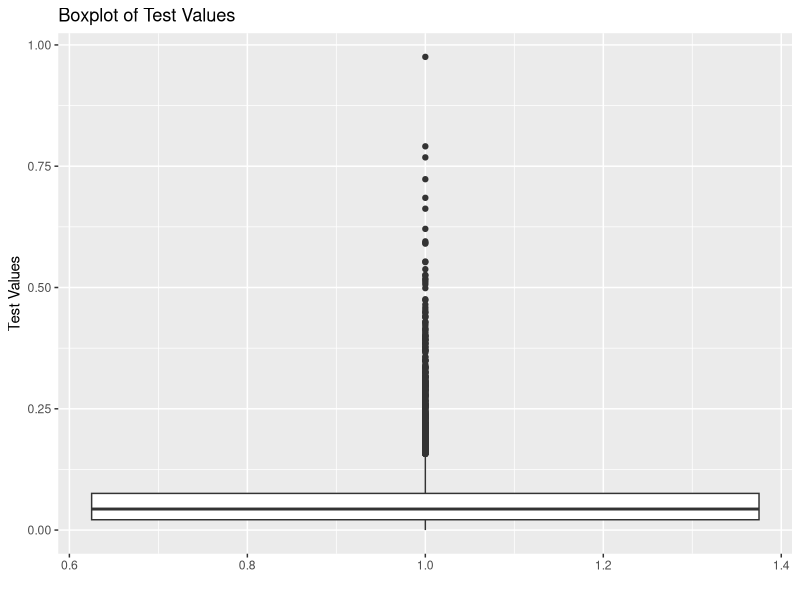
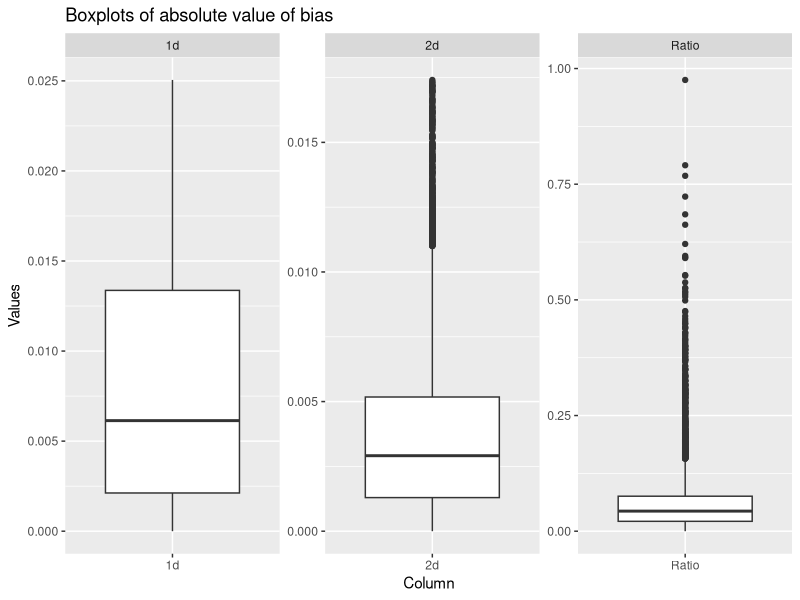

The R script that drew these images, in order:
library(mvtnorm)
library(doParallel)
library(ks)
library(ggplot2)
library(tidyr)
registerDoParallel(8)


set.seed(2013)
rho = 0

n = 10000

w = rnorm(n, 3, 1)
y = 2 *w + rnorm(length(w), 0, 1)
z = rho * w + rnorm(length(w), 0, 1)
x = cbind(w,z)

### Density estimation:
### Notice that we are only interested in the density estimation of existing
### points.

pw = density(w)
pz = density(z)

### The following kde density estimates were used to estimate the density ratio 
### in the third term.

pw_index = kde(w, eval.points = w, density = T)
pz_index = kde(z, eval.points = z, density = T)
pwz = kde(cbind(w,z), eval.points = cbind(w,z), density = T)


### The speed of computing can be greatly accelerated with prespecified eval.
### points.

### We can replace index with the which if needed.

density_ratio <- function(index, pw_index, pz_index, pwz){
  curr_pw  = pw_index$estimate[index]
  curr_pz  = pz_index$estimate[index]
  curr_pwz = pwz$estimate[index]
  return(curr_pw*curr_pz/curr_pwz)
}


oracle_pw_density <- function(x){
  dnorm(x, 3, 1)
}

oracle_pz_density <- function(x){
  dnorm(x, 0, 1)
}

oracle_pwz_density <- function(input){
  sigma_matrix <- matrix(c(1, 0, 0, 1), ncol = 2)
  mean_vector <- c(3,0)
  dmvnorm(input, mean = mean_vector, sigma = sigma_matrix)
}

oracle_density_ratio <- function(w,z){
  result = oracle_pw_density(w)*oracle_pz_density(z)/oracle_pwz_density(c(w,z))
  return(result)
}


test = foreach(i = 1:length(w), .combine = "c")%dopar%{
  abs(density_ratio(i, pw_index, pz_index, pwz) - oracle_density_ratio(w[i],z[i]) )
}

length(which(test>10/sqrt(length(w))))

test_two = foreach(i = 1:length(w), .combine = "c")%dopar%{
  abs(pw_index$estimate[i] - oracle_pw_density(w[i]) )
}

length(which(test_two>10/sqrt(length(w))))

test_three = foreach(i = 1:length(w), .combine = "c")%dopar%{
  abs(pwz$estimate[i]- oracle_pwz_density(c(w[i],z[i])))
}

ggplot(data = data.frame(Value = test), aes(x = 1, y = Value)) +
  geom_boxplot() +
  labs(x = "", y = "Test Values") +
  ggtitle("Boxplot of Test Values")


test_df <- as.data.frame(cbind(test, test_two, test_three))
colnames(test_df) <- c("Ratio", "1d", "2d" )  # Replace with your column names

# Reshape data into long format
test_long <- gather(test_df, key = "Column", value = "Value")

# Create a facetted boxplot using ggplot
ggplot(test_long, aes(x = Column, y = Value)) +
  geom_boxplot() +
  labs(x = "Column", y = "Values") +
  ggtitle("Boxplots of absolute value of bias") +
  facet_wrap(~ Column, scales = "free")
